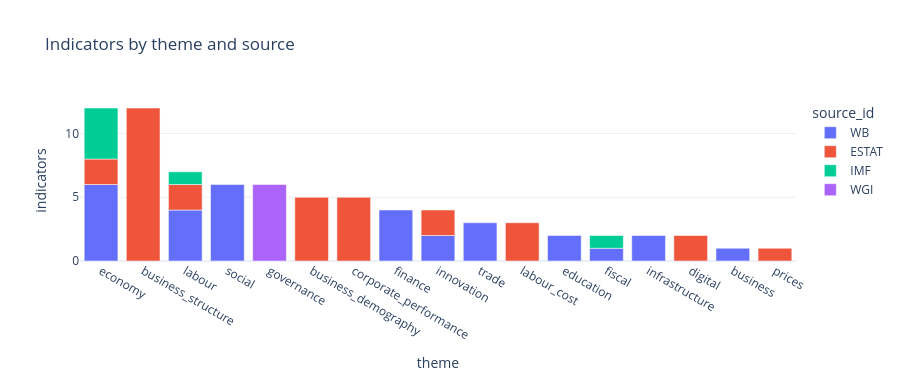

Here is the notebook cell this chart was saved with:
### Code cell
# how many indicators per source and theme
px.bar(ind.groupby(["theme", "source_id"]).size().reset_index(name="indicators"), x="theme", y="indicators",
       color="source_id", title="Indicators by theme and source", height=380).update_xaxes(categoryorder="total descending")

### Figure 1 — Plotly figure (JSON) as saved in the notebook; plotly's stock layout.template omitted (floating-point values rounded to 4 significant figures)
{"data": [{"hovertemplate": "source_id=WB<br>theme=%{x}<br>indicators=%{y}<extra></extra>", "legendgroup": "WB", "marker": {"color": "#636efa", "pattern": {"shape": ""}}, "name": "WB", "orientation": "v", "showlegend": true, "textposition": "auto", "type": "bar", "x": ["business", "economy", "education", "finance", "fiscal", "infrastructure", "innovation", "labour", "social", "trade"], "xaxis": "x", "y": [1, 6, 2, 4, 1, 2, 2, 4, 6, 3], "yaxis": "y"}, {"hovertemplate": "source_id=ESTAT<br>theme=%{x}<br>indicators=%{y}<extra></extra>", "legendgroup": "ESTAT", "marker": {"color": "#EF553B", "pattern": {"shape": ""}}, "name": "ESTAT", "orientation": "v", "showlegend": true, "textposition": "auto", "type": "bar", "x": ["business_demography", "business_structure", "corporate_performance", "digital", "economy", "innovation", "labour", "labour_cost", "prices"], "xaxis": "x", "y": [5, 12, 5, 2, 2, 2, 2, 3, 1], "yaxis": "y"}, {"hovertemplate": "source_id=IMF<br>theme=%{x}<br>indicators=%{y}<extra></extra>", "legendgroup": "IMF", "marker": {"color": "#00cc96", "pattern": {"shape": ""}}, "name": "IMF", "orientation": "v", "showlegend": true, "textposition": "auto", "type": "bar", "x": ["economy", "fiscal", "labour"], "xaxis": "x", "y": [4, 1, 1], "yaxis": "y"}, {"hovertemplate": "source_id=WGI<br>theme=%{x}<br>indicators=%{y}<extra></extra>", "legendgroup": "WGI", "marker": {"color": "#ab63fa", "pattern": {"shape": ""}}, "name": "WGI", "orientation": "v", "showlegend": true, "textposition": "auto", "type": "bar", "x": ["governance"], "xaxis": "x", "y": [6], "yaxis": "y"}], "layout": {"barmode": "relative", "height": 380, "legend": {"title": {"text": "source_id"}, "tracegroupgap": 0}, "title": {"text": "Indicators by theme and source"}, "xaxis": {"anchor": "y", "categoryorder": "total descending", "domain": [0, 1], "title": {"text": "theme"}}, "yaxis": {"anchor": "x", "domain": [0, 1], "title": {"text": "indicators"}}}}
